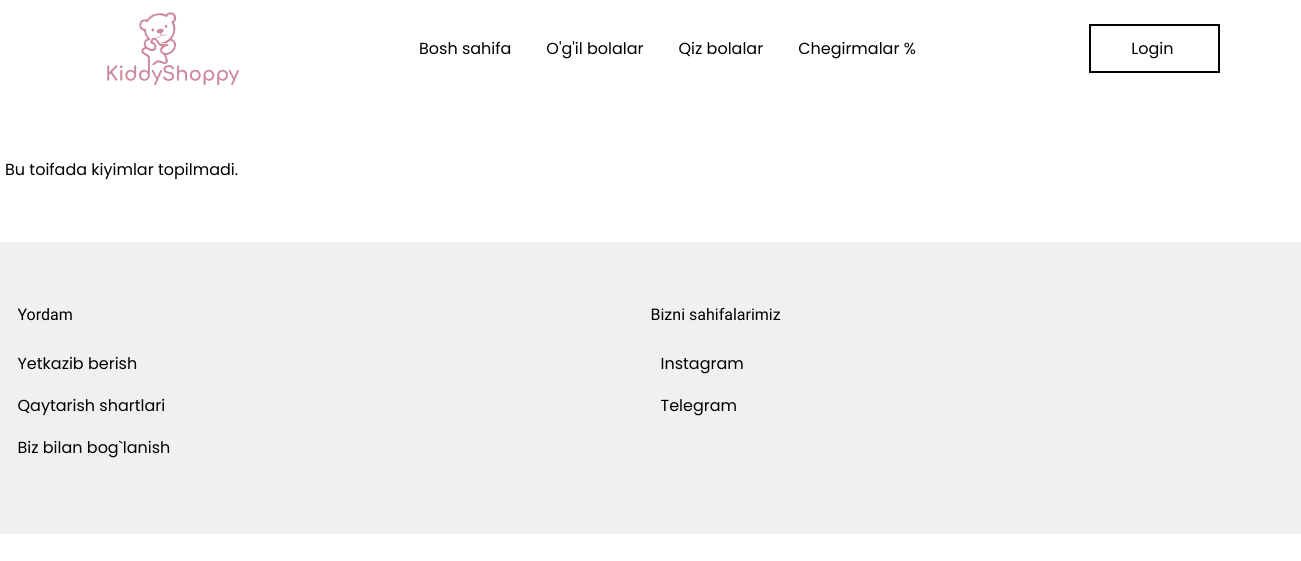
/filter/ogil/, run on an earlier commit of the app's database.
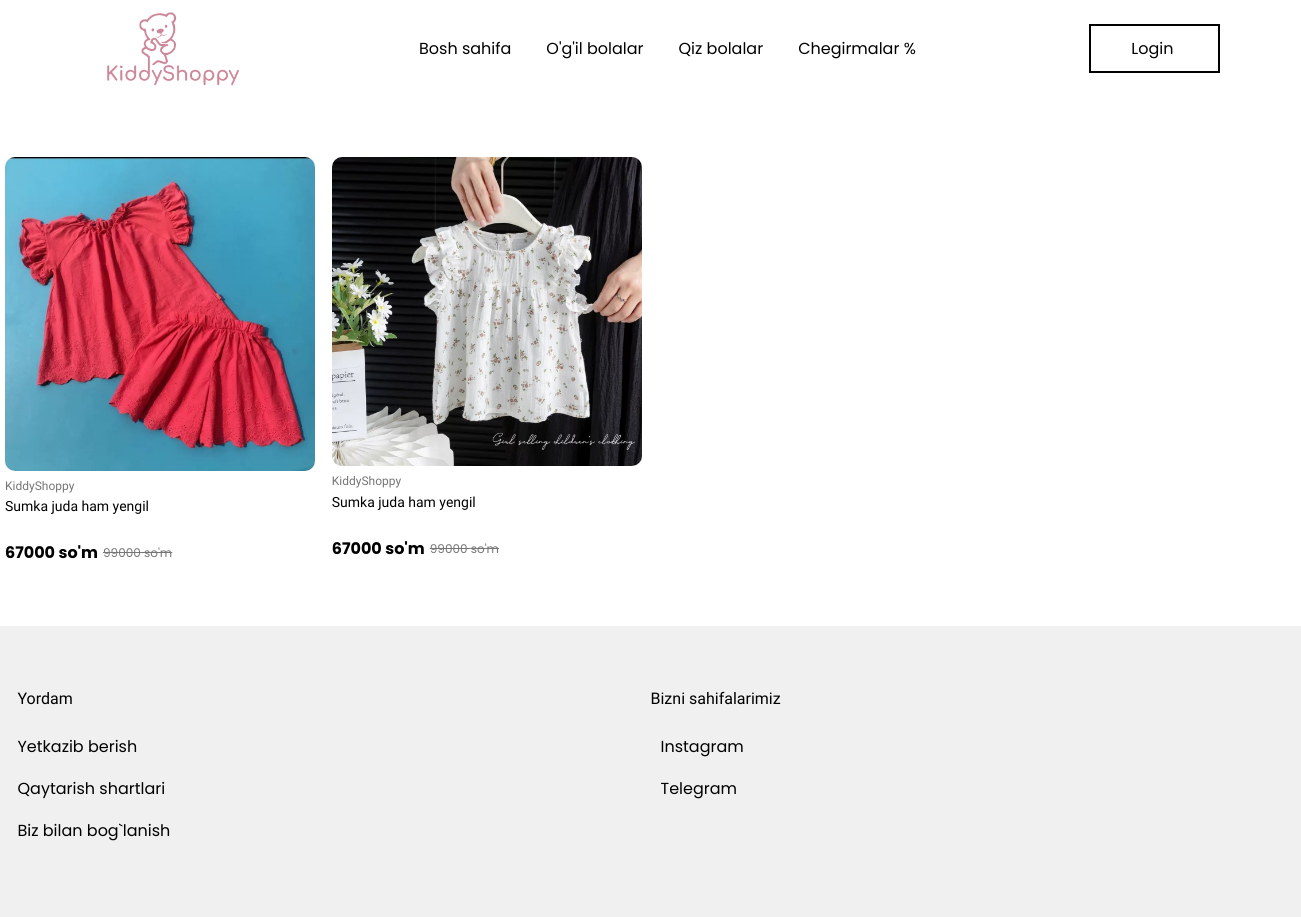
And on a later commit of the database.
### base/models.py (models this page shows, shortened)
class Main_Kiyim(models.Model):
    YOSH_CHOICES = [
        ('1', '1 oylik'),
        ('2', '2 oylik'),
        ('3', '3 oylik'),
        ('4', '4 oylik'),
        ('5', '5 oylik'),
        ('6', '6 oylik'),
        ('7', '7 oylik'),
        ('8', '8 oylik'),
        ('9', '9 oylik'),
    ]
    yoshi = models.CharField(
        max_length=2,
        choices=YOSH_CHOICES,
        blank=True,
        null=True,
        verbose_name="Bolalar yoshi"
    )
    GENDER_CHOICES = [
        ('qiz', 'Qiz bola'),
        ('ogil', 'O‘g‘il bola'),
    ]
    jinsi = models.CharField(
        max_length=5,
        choices=GENDER_CHOICES,
        default='qiz',
        verbose_name="Jinsi",
        help_text="Qiz bola yoki o‘g‘il bola uchun"
    )
    pre_balandligi = models.CharField("PRE balandligi", max_length=50, blank=True, null=True)
    pre_kilogrami = models.CharField("PRE kilogrami", max_length=50, blank=True, null=True)
    nb_balandligi = models.CharField("NB balandligi", max_length=50, blank=True, null=True)
    nb_kilogrami = models.CharField("NB kilogrami", max_length=50, blank=True, null=True)
    m3_balandligi = models.CharField("3M balandligi", max_length=50, blank=True, null=True)
    m3_kilogrami = models.CharField("3M kilogrami", max_length=50, blank=True, null=True)
    m6_balandligi = models.CharField("6M balandligi", max_length=50, blank=True, null=True)
    m6_kilogrami = models.CharField("6M kilogrami", max_length=50, blank=True, null=True)
    m9_balandligi = models.CharField("9M balandligi", max_length=50, blank=True, null=True)
    m9_kilogrami = models.CharField("9M kilogrami", max_length=50, blank=True, null=True)
    main_img = models.ImageField(upload_to='kiyimlar/', blank=True, null=True)
    birinchi_img = models.ImageField(upload_to='kiyimlar/', blank=True, null=True)
    ikkinchi_img = models.ImageField(upload_to='kiyimlar/', blank=True, null=True)
    tavsifi = models.CharField(max_length=100)
    narhi = models.PositiveIntegerField()
    skidkasi = models.PositiveIntegerField(
    blank=True,
    null=True,
    verbose_name="Chegirma (%)",
    help_text="Chegirma foizi, agar yo'q bo‘lsa bo‘sh qoldiring"
    )
    balandligi = models.CharField(max_length=200, null=True, blank=True)
    kilogrami = models.CharField(max_length=50, null=True, blank=True)
    kiyim_haqida = models.TextField(null=True, blank=True)
    birinchi_xususiyati = models.CharField(max_length=50, null=True, blank=True)
    ikkinchi_xususiyati = models.CharField(max_length=50, null=True, blank=True)
    uchunchi_xususiyati = models.CharField(max_length=50, null=True, blank=True)
    tortinchi_xususiyati = models.CharField(max_length=50, null=True, blank=True)
    beshinchi_xususiyati = models.CharField(max_length=50, null=True, blank=True)
    oltinchi_xususiyati = models.CharField(max_length=50, null=True, blank=True)
    class Meta:
        verbose_name = "Asosiy kiyim"
        verbose_name_plural = "Asosiy kiyimlar"
        ordering = ['-id']

### base/views.py (the view)
# urls.py: path('filter/<str:jinsi>/', kiyimlar_view, name='jins_filter'),
def kiyimlar_view(request, jinsi=None):
    if jinsi in ['qiz', 'ogil']:
        kiyimlar = Main_Kiyim.objects.filter(jinsi=jinsi)
    else:
        kiyimlar = Main_Kiyim.objects.all()
    return render(request, 'kiyimlar.html', {
        'kiyimlar': kiyimlar,
        'tanlangan_jins': jinsi
    })

### base/templates/kiyimlar.html (shortened to what this page needs)
{% extends 'base.html' %}
{% load static %}
{% block content %}
<body>
    <div class="products">
        {% for kiyim in kiyimlar %}
        <div class="product_card">
            <a href="{% url 'detail' kiyim.id %}">
                <div class="product_card_info">
                    <img src="{{ kiyim.main_img.url }}" alt="baby-clothes" width="310" height="400">
                    <h4>KiddyShoppy</h4>
                    <h3>{{ kiyim.tavsifi }}</h3>
                    <div class="product_card_info_price">
                        <p class="new_price">{{ kiyim.narhi }} so'm</p>
                        <p class="old_price">{{ kiyim.skidkasi }} so'm</p>
                    </div>
                </div>
            </a>
        </div>
        {% empty %}
        <p>Bu toifada kiyimlar topilmadi.</p>
        {% endfor %}
    </div>
</body>
{% endblock %}

What changed in the data, as far as the page shows it:
added Main_Kiyim: main_img (picture), tavsifi "Sumka juda ham yengil", narhi "67000", skidkasi "99000"
added Main_Kiyim: main_img (picture), tavsifi "Sumka juda ham yengil", narhi "67000", skidkasi "99000"
Also different on the page:
text no longer shown: "Bu toifada kiyimlar topilmadi."
